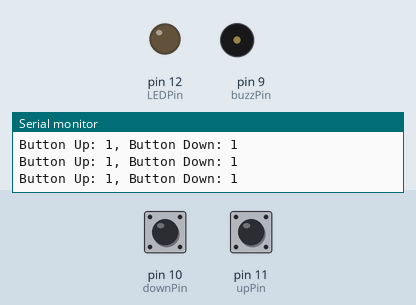
Simulated run of this sketch. Board: Arduino Uno, built with avr-gcc and run on an emulated ATmega328P. Parts: output pins drawn as LEDs (lit = HIGH), buzzer (waves = sounding, pin HIGH), the last lines printed to the serial monitor. Inputs (shaded band) come from the test bench; at power-on: pin 10 (downPin) HIGH, pin 11 (upPin) HIGH.

Above: at 1.2 s.
1.3 s: pin 10 (downPin) pulled LOW for 1 s
At 1.53 s:
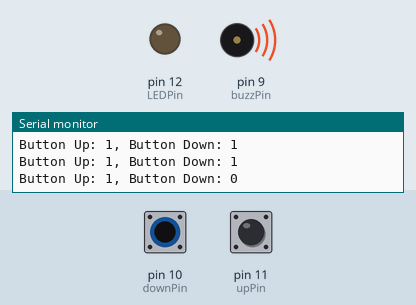
4.3 s: pin 11 (upPin) pulled LOW for 1 s
At 6.4 s:
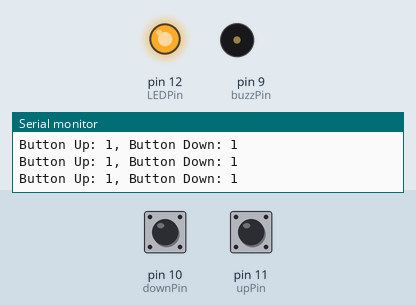
6.8 s: pin 11 (upPin) pulled LOW for 0.15 s
At 6.93 s:
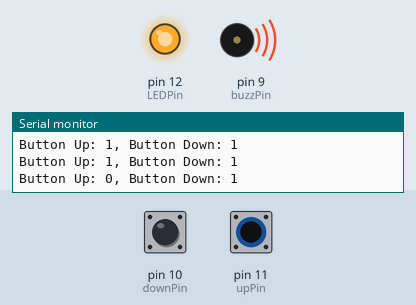
9.9 s: pin 10 (downPin) pulled LOW for 1 s
At 11.8 s:
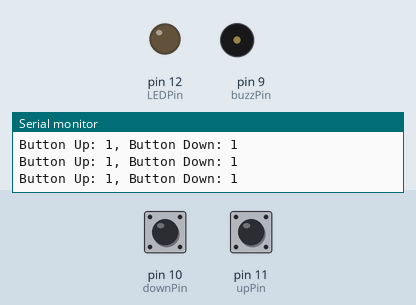
13.9 s: pin 10 (downPin) pulled LOW for 3.2 s
At 14.13 s:
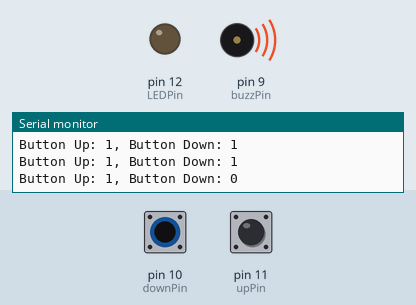
18.6 s: pin 10 (downPin) pulsed LOW 2 times (0.12 s each, 0.3 s apart)
At 18.76 s:
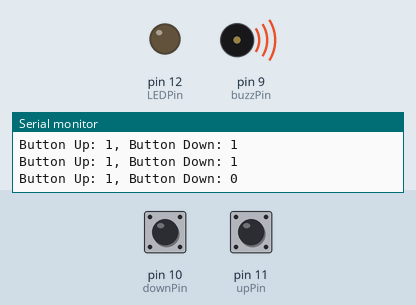
Timing chart, 0 to 21.6 s (numbered marks = the images above; inputs shaded):
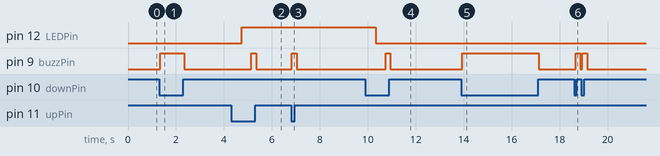

Measured:
- after the input at 1.3 s, pin 9 (buzzPin): LOW → HIGH at once, → LOW 1.0 s later
- after the input at 4.3 s, pin 12 (LEDPin): LOW → HIGH after 0.44 s; pin 9 (buzzPin): LOW → HIGH after 0.84 s, → LOW 0.20 s later
- after the input at 6.8 s, pin 9 (buzzPin): LOW → HIGH at once, → LOW 0.20 s later
- after the input at 9.9 s, pin 12 (LEDPin): HIGH → LOW after 0.44 s; pin 9 (buzzPin): LOW → HIGH after 0.84 s, → LOW 0.20 s later
- after the input at 13.9 s, pin 9 (buzzPin): LOW → HIGH at once, → LOW 3.2 s later
- after the input at 18.6 s, pin 9 (buzzPin): alternates HIGH for 0.20 s and LOW for 0.09 s, 4 changes in all, then stays LOW, starting after 0.06 s

The sketch:

Dimmable_LED.ino
```cpp
int upPin = 11;
int downPin = 10;
int LEDPin = 12;
int buzzPin = 9;

int readUp;
int readDown;

int LEDBright = 0;
int buzzDt = 200;

void setup() {
  // put your setup code here, to run once:
  Serial.begin(9600);
  pinMode(upPin, INPUT);
  pinMode(downPin, INPUT);

  pinMode(LEDPin, OUTPUT);
  pinMode(buzzPin, OUTPUT);
}

void loop() {
  // put your main code here, to run repeatedly:
  readUp = digitalRead(upPin);
  readDown = digitalRead(downPin);

  Serial.print("Button Up: ");
  Serial.print(readUp);
  Serial.print(", Button Down: ");
  Serial.println(readDown);


  if (readUp == 0){
    LEDBright = LEDBright + 10;
    if(LEDBright > 255){
      LEDBright = 255;
      digitalWrite(buzzPin, HIGH);
      delay(buzzDt);
      digitalWrite(buzzPin, LOW);
    }
  }

  if (readDown == 0){
    LEDBright = LEDBright - 10;
    if(LEDBright < 0){
      LEDBright = 0;
      digitalWrite(buzzPin, HIGH);
      delay(buzzDt);
      digitalWrite(buzzPin, LOW);
    }
  }

  analogWrite(LEDPin, LEDBright);
}
```
